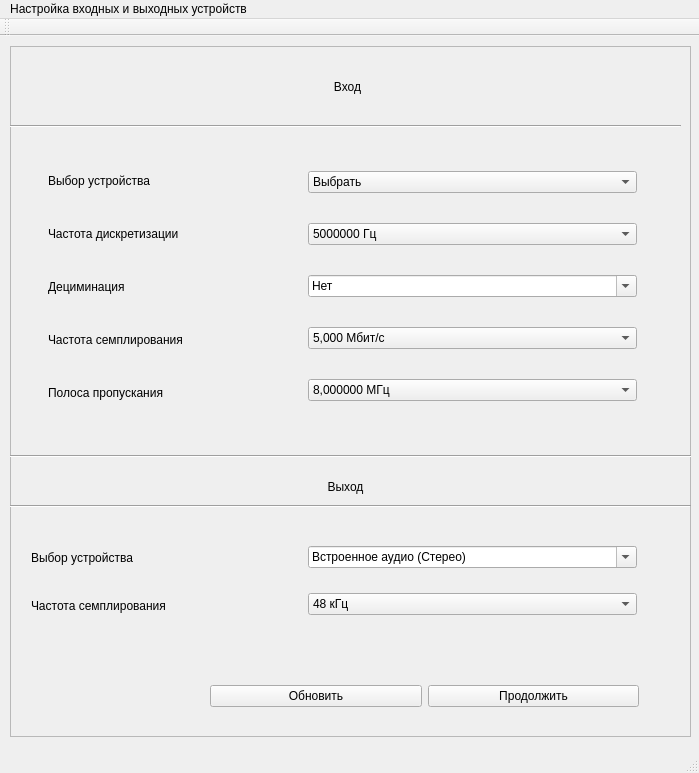
<?xml version="1.0" encoding="UTF-8"?>
<ui version="4.0">
 <class>MainWindow</class>
 <widget class="QMainWindow" name="MainWindow">
  <property name="geometry">
   <rect>
    <x>0</x>
    <y>0</y>
    <width>699</width>
    <height>773</height>
   </rect>
  </property>
  <property name="windowTitle">
   <string>MainWindow</string>
  </property>
  <widget class="QWidget" name="centralWidget">
   <widget class="QFrame" name="frame">
    <property name="geometry">
     <rect>
      <x>10</x>
      <y>10</y>
      <width>681</width>
      <height>691</height>
     </rect>
    </property>
    <property name="frameShape">
     <enum>QFrame::StyledPanel</enum>
    </property>
    <property name="frameShadow">
     <enum>QFrame::Raised</enum>
    </property>
    <widget class="Line" name="line">
     <property name="geometry">
      <rect>
       <x>0</x>
       <y>70</y>
       <width>671</width>
       <height>20</height>
      </rect>
     </property>
     <property name="orientation">
      <enum>Qt::Horizontal</enum>
     </property>
    </widget>
    <widget class="QWidget" name="verticalLayoutWidget">
     <property name="geometry">
      <rect>
       <x>287</x>
       <y>90</y>
       <width>351</width>
       <height>301</height>
      </rect>
     </property>
     <layout class="QVBoxLayout" name="verticalLayout">
      <item>
       <widget class="QComboBox" name="comboBox_devices">
        <property name="enabled">
         <bool>true</bool>
        </property>
        <property name="tabletTracking">
         <bool>false</bool>
        </property>
        <property name="focusPolicy">
         <enum>Qt::WheelFocus</enum>
        </property>
        <property name="contextMenuPolicy">
         <enum>Qt::ActionsContextMenu</enum>
        </property>
        <property name="editable">
         <bool>false</bool>
        </property>
        <item>
         <property name="text">
          <string>Выбрать</string>
         </property>
        </item>
        <item>
         <property name="text">
          <string>Удаленное подключение</string>
         </property>
        </item>
        <item>
         <property name="text">
          <string>Подключение по USB</string>
         </property>
        </item>
       </widget>
      </item>
      <item>
       <widget class="QComboBox" name="comboBox">
        <item>
         <property name="text">
          <string>5000000 Гц</string>
         </property>
        </item>
       </widget>
      </item>
      <item>
       <widget class="QComboBox" name="comboBox_6">
        <property name="editable">
         <bool>true</bool>
        </property>
        <item>
         <property name="text">
          <string>Нет</string>
         </property>
        </item>
       </widget>
      </item>
      <item>
       <widget class="QComboBox" name="comboBox_2">
        <item>
         <property name="text">
          <string>5,000 Мбит/c</string>
         </property>
        </item>
        <item>
         <property name="text">
          <string>Новый элемент</string>
         </property>
        </item>
       </widget>
      </item>
      <item>
       <widget class="QComboBox" name="comboBox_3">
        <item>
         <property name="text">
          <string>8,000000 МГц</string>
         </property>
        </item>
       </widget>
      </item>
     </layout>
    </widget>
    <widget class="QWidget" name="verticalLayoutWidget_2">
     <property name="geometry">
      <rect>
       <x>27</x>
       <y>100</y>
       <width>261</width>
       <height>281</height>
      </rect>
     </property>
     <layout class="QVBoxLayout" name="verticalLayout_2" stretch="0,0,0,0,0">
      <item>
       <widget class="QLabel" name="label_2">
        <property name="text">
         <string>Выбор устройства</string>
        </property>
       </widget>
      </item>
      <item>
       <widget class="QLabel" name="label_3">
        <property name="enabled">
         <bool>true</bool>
        </property>
        <property name="maximumSize">
         <size>
          <width>16777215</width>
          <height>16777200</height>
         </size>
        </property>
        <property name="text">
         <string>Частота дискретизации</string>
        </property>
       </widget>
      </item>
      <item>
       <widget class="QLabel" name="label_4">
        <property name="text">
         <string>Дециминация</string>
        </property>
       </widget>
      </item>
      <item>
       <widget class="QLabel" name="label">
        <property name="text">
         <string>Частота семплирования</string>
        </property>
       </widget>
      </item>
      <item>
       <widget class="QLabel" name="label_5">
        <property name="text">
         <string>Полоса пропускания</string>
        </property>
       </widget>
      </item>
     </layout>
    </widget>
    <widget class="QLabel" name="label_6">
     <property name="geometry">
      <rect>
       <x>2</x>
       <y>10</y>
       <width>671</width>
       <height>61</height>
      </rect>
     </property>
     <property name="text">
      <string>Вход</string>
     </property>
     <property name="alignment">
      <set>Qt::AlignCenter</set>
     </property>
    </widget>
    <widget class="QLabel" name="label_8">
     <property name="geometry">
      <rect>
       <x>0</x>
       <y>410</y>
       <width>671</width>
       <height>61</height>
      </rect>
     </property>
     <property name="layoutDirection">
      <enum>Qt::LeftToRight</enum>
     </property>
     <property name="text">
      <string>Выход</string>
     </property>
     <property name="alignment">
      <set>Qt::AlignCenter</set>
     </property>
    </widget>
    <widget class="Line" name="line_10">
     <property name="geometry">
      <rect>
       <x>0</x>
       <y>400</y>
       <width>951</width>
       <height>21</height>
      </rect>
     </property>
     <property name="orientation">
      <enum>Qt::Horizontal</enum>
     </property>
    </widget>
    <widget class="Line" name="line_11">
     <property name="geometry">
      <rect>
       <x>0</x>
       <y>450</y>
       <width>681</width>
       <height>20</height>
      </rect>
     </property>
     <property name="orientation">
      <enum>Qt::Horizontal</enum>
     </property>
    </widget>
    <widget class="QWidget" name="verticalLayoutWidget_3">
     <property name="geometry">
      <rect>
       <x>10</x>
       <y>480</y>
       <width>281</width>
       <height>111</height>
      </rect>
     </property>
     <layout class="QVBoxLayout" name="verticalLayout_3">
      <item>
       <widget class="QLabel" name="label_7">
        <property name="text">
         <string>Выбор устройства</string>
        </property>
       </widget>
      </item>
      <item>
       <widget class="QLabel" name="label_9">
        <property name="text">
         <string>Частота семплирования</string>
        </property>
       </widget>
      </item>
     </layout>
    </widget>
    <widget class="QWidget" name="verticalLayoutWidget_4">
     <property name="geometry">
      <rect>
       <x>287</x>
       <y>470</y>
       <width>351</width>
       <height>131</height>
      </rect>
     </property>
     <layout class="QVBoxLayout" name="verticalLayout_4">
      <item>
       <widget class="QComboBox" name="comboBox_7">
        <property name="editable">
         <bool>true</bool>
        </property>
        <item>
         <property name="text">
          <string>Встроенное аудио (Стерео)</string>
         </property>
        </item>
       </widget>
      </item>
      <item>
       <widget class="QComboBox" name="comboBox_4">
        <item>
         <property name="text">
          <string>48 кГц</string>
         </property>
        </item>
       </widget>
      </item>
     </layout>
    </widget>
    <widget class="QWidget" name="horizontalLayoutWidget">
     <property name="geometry">
      <rect>
       <x>189</x>
       <y>610</y>
       <width>451</width>
       <height>80</height>
      </rect>
     </property>
     <layout class="QHBoxLayout" name="horizontalLayout_2">
      <item>
       <widget class="QPushButton" name="update_button">
        <property name="text">
         <string>Обновить</string>
        </property>
       </widget>
      </item>
      <item>
       <widget class="QPushButton" name="continue_1">
        <property name="text">
         <string>Продолжить</string>
        </property>
       </widget>
      </item>
     </layout>
    </widget>
   </widget>
  </widget>
  <widget class="QMenuBar" name="menuBar">
   <property name="geometry">
    <rect>
     <x>0</x>
     <y>0</y>
     <width>699</width>
     <height>26</height>
    </rect>
   </property>
   <widget class="QMenu" name="menu">
    <property name="title">
     <string>Настройка входных и выходных устройств</string>
    </property>
   </widget>
   <addaction name="menu"/>
  </widget>
  <widget class="QToolBar" name="mainToolBar">
   <attribute name="toolBarArea">
    <enum>TopToolBarArea</enum>
   </attribute>
   <attribute name="toolBarBreak">
    <bool>false</bool>
   </attribute>
  </widget>
  <widget class="QStatusBar" name="statusBar"/>
 </widget>
 <layoutdefault spacing="6" margin="11"/>
 <resources/>
 <connections/>
</ui>
